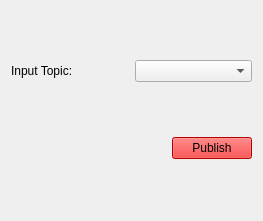
<?xml version="1.0" encoding="UTF-8"?>
<ui version="4.0">
 <class>SensorTestUi</class>
 <widget class="QWidget" name="SensorTestUi">
  <property name="geometry">
   <rect>
    <x>0</x>
    <y>0</y>
    <width>263</width>
    <height>221</height>
   </rect>
  </property>
  <property name="windowTitle">
   <string>Start/Stop SensorTest</string>
  </property>
  <layout class="QVBoxLayout" name="verticalLayout">
   <item>
    <layout class="QHBoxLayout" name="horizontalLayout">
     <item>
      <widget class="QLabel" name="label">
       <property name="text">
        <string>Input Topic:</string>
       </property>
      </widget>
     </item>
     <item>
      <widget class="QComboBox" name="comboBox"/>
     </item>
    </layout>
   </item>
   <item>
    <layout class="QHBoxLayout" name="horizontalLayout_3">
     <item>
      <spacer name="horizontalSpacer">
       <property name="orientation">
        <enum>Qt::Horizontal</enum>
       </property>
       <property name="sizeHint" stdset="0">
        <size>
         <width>40</width>
         <height>20</height>
        </size>
       </property>
      </spacer>
     </item>
     <item>
      <widget class="QPushButton" name="buttonPublish">
       <property name="styleSheet">
        <string notr="true">QPushButton:checked{
	background-color: rgb(0, 255, 0);
}
QPushButton{
	background-color: rgb(255, 0, 0);
}</string>
       </property>
       <property name="text">
        <string>Publish</string>
       </property>
       <property name="checkable">
        <bool>true</bool>
       </property>
      </widget>
     </item>
    </layout>
   </item>
  </layout>
 </widget>
 <resources/>
 <connections/>
</ui>
